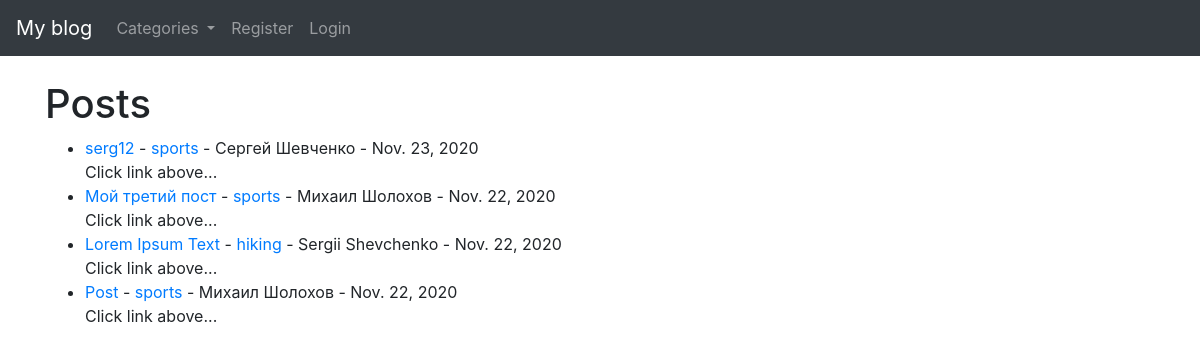
Before: / with the older database file.
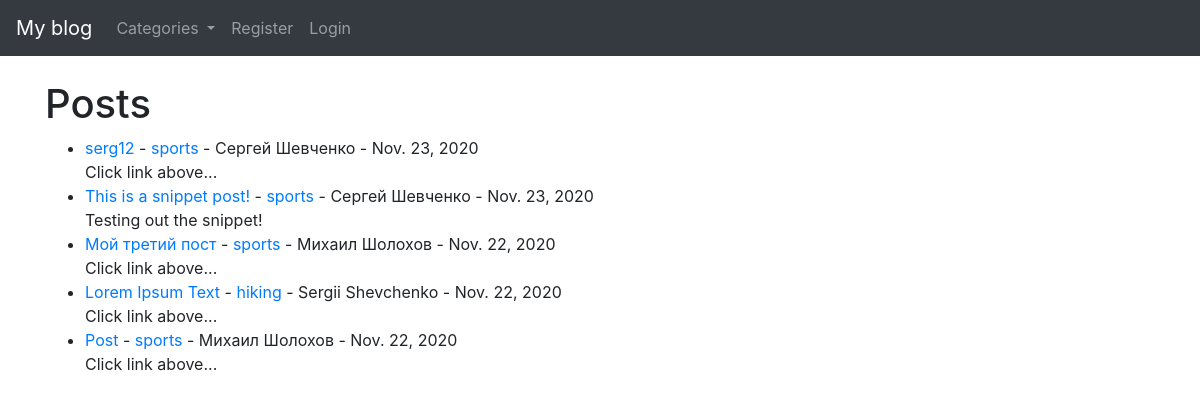
After: the same page with the newer database file.
### theblog/models.py (models this page shows, shortened)
class Post(models.Model):
    title = models.CharField(max_length=255)
    title_tag = models.CharField(max_length=255, default="My blog")
    author = models.ForeignKey(User, on_delete=models.CASCADE)
    body = RichTextField(blank=True, null=True)
    post_date = models.DateField(auto_now_add=True)
    category = models.CharField(max_length=255, default='coding')
    snippet = models.CharField(max_length=255)
    likes = models.ManyToManyField(User, related_name='blog_posts')

### theblog/views.py (the view)
# urls.py: path('', HomeView.as_view(), name='home'),
class HomeView(ListView):
    model = Post
    template_name = 'home.html'
    ordering = ['-post_date']
    def get_context_data(self, *args, **kwargs):
        cat_menu = Category.objects.all()
        context = super(HomeView, self).get_context_data(*args, **kwargs)
        context['cat_menu'] = cat_menu
        return context

### theblog/models.py (called while the page is built)
    def __str__(self):
        return self.name

### theblog/templates/home.html (shortened to what this page needs)
{% extends 'base.html'  %}
{% block content %}
    <h1>Posts</h1>
    <ul>
    {% for post in object_list %}
        <li><a href="{% url 'article_detail' post.pk %}">{{ post.title }}</a> -
            <a href="{% url 'category' post.category|slugify %}">{{ post.category }}</a> -
            {{ post.author.first_name }}
            {{ post.author.last_name }} -
            {{ post.post_date }} <br/>
            {{ post.snippet }}
        </li>
    {% endfor %}
    </ul>
{% endblock %}

Changed rows visible on the page:
added Post: title "This is a snippet post!", category "sports", author.first_name "Сергей", author.last_name "Шевченко", post_date "Nov. 23, 2020", snippet "Testing out the snippet!"
